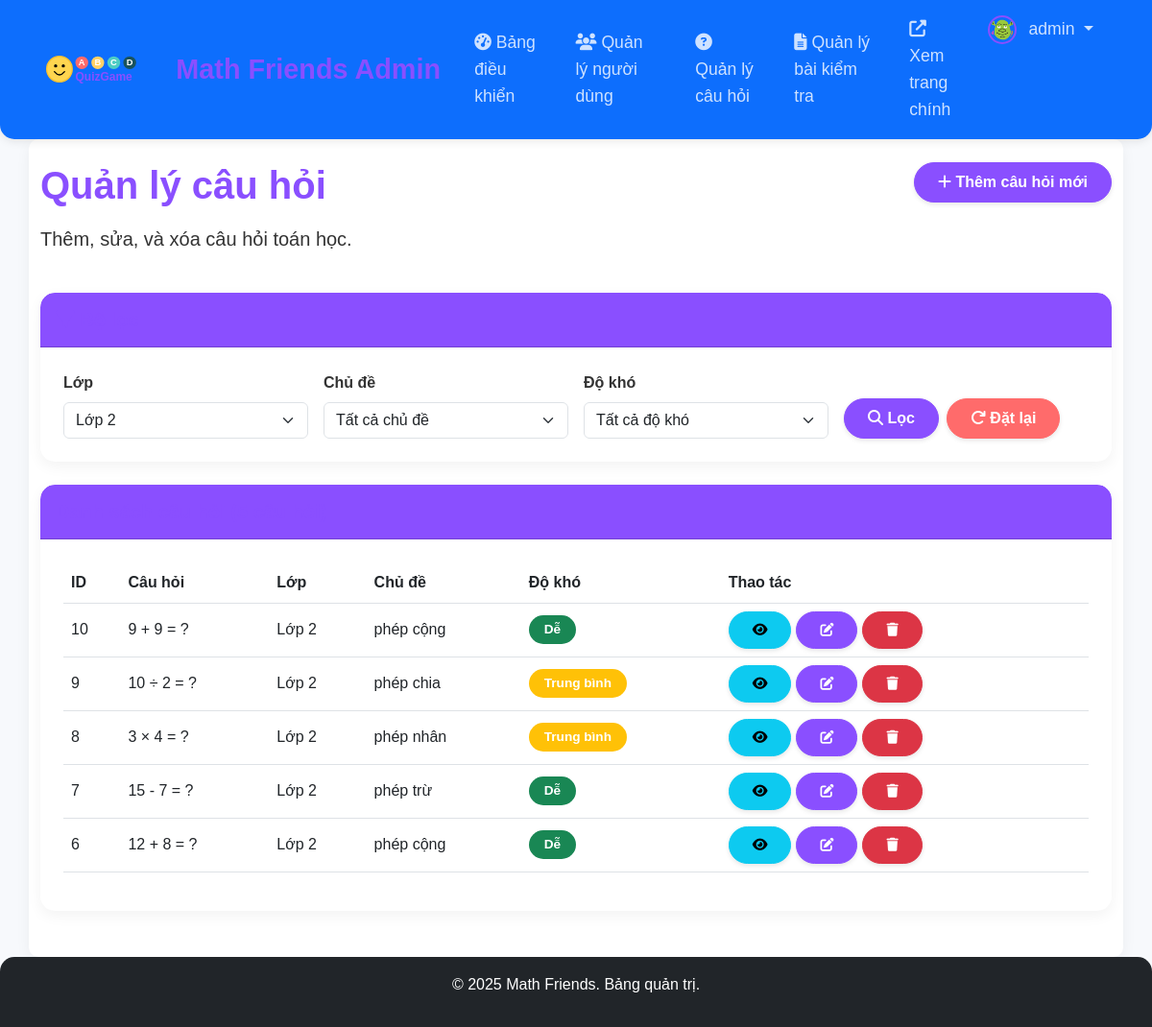
The page /admin/manage_questions.php?grade=2 (signed in) on the database its author committed.
### tables this page shows
CREATE TABLE IF NOT EXISTS math_questions (
    id INT AUTO_INCREMENT PRIMARY KEY,
    question_text TEXT NOT NULL,
    option_a TEXT NOT NULL,
    option_b TEXT NOT NULL,
    option_c TEXT NOT NULL,
    option_d TEXT NOT NULL,
    correct_answer CHAR(1) NOT NULL COMMENT 'A, B, C hoặc D',
    explanation TEXT,
    grade_level INT NOT NULL COMMENT 'Lớp 1-5',
    difficulty ENUM('easy', 'medium', 'hard') NOT NULL,
    topic VARCHAR(50) NOT NULL COMMENT 'phép cộng, phép trừ, ...',
    created_at TIMESTAMP DEFAULT CURRENT_TIMESTAMP,
    updated_at TIMESTAMP DEFAULT CURRENT_TIMESTAMP ON UPDATE CURRENT_TIMESTAMP
);

### admin/manage_questions.php (the view, shortened to what this page needs)
<?php
require_once '../includes/config.php';
$records_per_page = 10;
$page = isset($_GET['page']) ? intval($_GET['page']) : 1;
$offset = ($page - 1) * $records_per_page;
$grade_filter = isset($_GET['grade']) ? intval($_GET['grade']) : 0;
$where_clauses = [];
$params = [];
$types = "";
if ($grade_filter > 0) {
    $where_clauses[] = "grade_level = ?";
    $params[] = $grade_filter;
    $types .= "i";
}
$where_sql = !empty($where_clauses) ? "WHERE " . implode(" AND ", $where_clauses) : "";
$count_query = "SELECT COUNT(*) as total FROM math_questions $where_sql";
$stmt = mysqli_prepare($conn, $count_query);
if (!empty($params)) {
    mysqli_stmt_bind_param($stmt, $types, ...$params);
}
mysqli_stmt_execute($stmt);
$count_result = mysqli_stmt_get_result($stmt);
$count_data = mysqli_fetch_assoc($count_result);
$total_records = $count_data['total'];
$query = "SELECT * FROM math_questions $where_sql ORDER BY id DESC LIMIT ?, ?";
$stmt = mysqli_prepare($conn, $query);
if (!empty($params)) {
    $params[] = $offset;
    $params[] = $records_per_page;
    mysqli_stmt_bind_param($stmt, $types . "ii", ...$params);
} else {
    mysqli_stmt_bind_param($stmt, "ii", $offset, $records_per_page);
}
mysqli_stmt_execute($stmt);
$questions_result = mysqli_stmt_get_result($stmt);
include 'includes/admin_header.php';
?>
<div class="row mb-4">
    <div class="col-md-6">
        <h1>Quản lý câu hỏi</h1>
        <p class="lead">Thêm, sửa, và xóa câu hỏi toán học.</p>
    </div>
    <div class="col-md-6 text-end">
        <a href="add_question.php" class="btn btn-primary">
            <i class="fas fa-plus"></i> Thêm câu hỏi mới
        </a>
    </div>
</div>
<div class="card mb-4">
    <div class="card-header">
        <h5 class="mb-0">
            <i class="fas fa-filter"></i> Bộ lọc
        </h5>
    </div>
    <div class="card-body">
        <form method="GET" action="" class="row g-3">
            <div class="col-md-3">
                <label for="grade" class="form-label">Lớp</label>
                <select class="form-select" id="grade" name="grade">
                    <?php for ($i = 1; $i <= 5; $i++): ?>
                        <option value="<?php echo $i; ?>" <?php echo ($grade_filter === $i) ? 'selected' : ''; ?>>
                            Lớp <?php echo $i; ?>
                        </option>
                    <?php endfor; ?>
                </select>
            </div>
            <div class="col-md-3">
                <label for="topic" class="form-label">Chủ đề</label>
                <select class="form-select" id="topic" name="topic">
                    <option value="">Tất cả chủ đề</option>
                </select>
            </div>
            <div class="col-md-3">
                <label for="difficulty" class="form-label">Độ khó</label>
                <select class="form-select" id="difficulty" name="difficulty">
                    <option value="">Tất cả độ khó</option>
                </select>
            </div>
            <div class="col-md-3 d-flex align-items-end">
                <button type="submit" class="btn btn-primary me-2">
                    <i class="fas fa-search"></i> Lọc
                </button>
                <a href="manage_questions.php" class="btn btn-secondary">
                    <i class="fas fa-redo"></i> Đặt lại
                </a>
            </div>
        </form>
    </div>
</div>
<div class="card">
    <div class="card-header">
        <h5 class="mb-0">Danh sách câu hỏi (<?php echo $total_records; ?> câu hỏi)</h5>
    </div>
    <div class="card-body">
        <?php if (mysqli_num_rows($questions_result) > 0): ?>
            <div class="table-responsive">
                <table class="table table-hover">
                    <thead>
                        <tr>
                            <th>ID</th>
                            <th>Câu hỏi</th>
                            <th>Lớp</th>
                            <th>Chủ đề</th>
                            <th>Độ khó</th>
                            <th>Thao tác</th>
                        </tr>
                    </thead>
                    <tbody>
                        <?php while ($question = mysqli_fetch_assoc($questions_result)): ?>
                            <tr>
                                <td><?php echo $question['id']; ?></td>
                                <td>
                                    <?php
                                        $question_text = $question['question_text'];
                                        echo (strlen($question_text) > 100) ? htmlspecialchars(substr($question_text, 0, 100) . '...') : htmlspecialchars($question_text);
                                    ?>
                                </td>
                                <td>Lớp <?php echo $question['grade_level']; ?></td>
                                <td><?php echo htmlspecialchars($question['topic']); ?></td>
                                <td>
                                    <span class="badge <?php
                                        echo ($question['difficulty'] === 'easy') ? 'bg-success' :
                                            (($question['difficulty'] === 'medium') ? 'bg-warning' : 'bg-danger');
                                    ?>">
                                        <?php
                                            echo ($question['difficulty'] === 'easy') ? 'Dễ' :
                                                (($question['difficulty'] === 'medium') ? 'Trung bình' : 'Khó');
                                        ?>
                                    </span>
                                </td>
                                <td>
                                    <div class="action-buttons">
                                        <a href="view_question.php?id=<?php echo $question['id']; ?>" class="btn btn-sm btn-info" title="Xem chi tiết">
                                            <i class="fas fa-eye"></i>
                                        </a>
                                        <a href="edit_question.php?id=<?php echo $question['id']; ?>" class="btn btn-sm btn-primary" title="Chỉnh sửa">
                                            <i class="fas fa-edit"></i>
                                        </a>
                                        <a href="javascript:void(0);" onclick="confirmDelete(<?php echo $question['id']; ?>)" class="btn btn-sm btn-danger" title="Xóa">
                                            <i class="fas fa-trash"></i>
                                        </a>
                                    </div>
                                </td>
                            </tr>
                        <?php endwhile; ?>
                    </tbody>
                </table>
            </div>
        <?php endif; ?>
    </div>
</div>
<?php
include 'includes/admin_footer.php';
?>

### css/style.css (style rules this page uses)
:root { --primary-color: #8A4FFF; --secondary-color: #FF6B6B; --accent-color: #4ECDC4; --background-color: #F7F9FC; --success-color: #76E383; --warning-color: #FFD166; --danger-color: #FF4F5E; --text-color: #333333; --light-color: #FFFFFF; }
body { font-family: 'Rounded Mplus 1c', 'Quicksand', 'Comic Sans MS', sans-serif; background-color: var(--background-color); color: var(--text-color); font-size: 16px; line-height: 1.6; overflow-x: hidden; }
h1, h2, h3, h4, h5, h6 { font-weight: 700; margin-bottom: 1rem; color: var(--primary-color); }
.card { border: none; border-radius: 15px; box-shadow: 0 5px 15px rgba(0, 0, 0, 0.05); transition: all 0.3s ease; margin-bottom: 1.5rem; overflow: hidden; }
.card-header { background-color: var(--primary-color); color: var(--light-color); font-weight: bold; border-radius: 15px 15px 0 0 !important; padding: 1rem; }
.card-body { padding: 1.5rem; }
.btn { border-radius: 30px; padding: 0.5rem 1.5rem; font-weight: 600; transition: all 0.3s ease; box-shadow: 0 2px 5px rgba(0, 0, 0, 0.1); }
.btn-primary { background-color: var(--primary-color); border-color: var(--primary-color); }
.btn-secondary { background-color: var(--secondary-color); border-color: var(--secondary-color); }
.form-label { font-weight: 600; margin-bottom: 0.5rem; color: var(--text-color); }
.badge { border-radius: 20px; padding: 0.5rem 1rem; font-weight: 600; font-size: 0.85rem; }

### css/admin.css (style rules this page uses)
.action-buttons { display: flex; gap: 5px; }
.table { vertical-align: middle; }
.table thead { background-color: #f8f9fa; }
.btn-primary { background-color: #8A4FFF; border-color: #8A4FFF; }
.form-label { font-weight: 600; }

### rows shown on the page
math_questions: id "10", question_text "9 + 9 = ?", grade_level "2", topic "phép cộng", difficulty "Dễ"
math_questions: id "9", question_text "10 ÷ 2 = ?", grade_level "2", topic "phép chia", difficulty "Trung bình"
math_questions: id "8", question_text "3 × 4 = ?", grade_level "2", topic "phép nhân", difficulty "Trung bình"
math_questions: id "7", question_text "15 - 7 = ?", grade_level "2", topic "phép trừ", difficulty "Dễ"
math_questions: id "6", question_text "12 + 8 = ?", grade_level "2", topic "phép cộng", difficulty "Dễ"

### other values the page prints
$_SESSION['username'] "admin"
